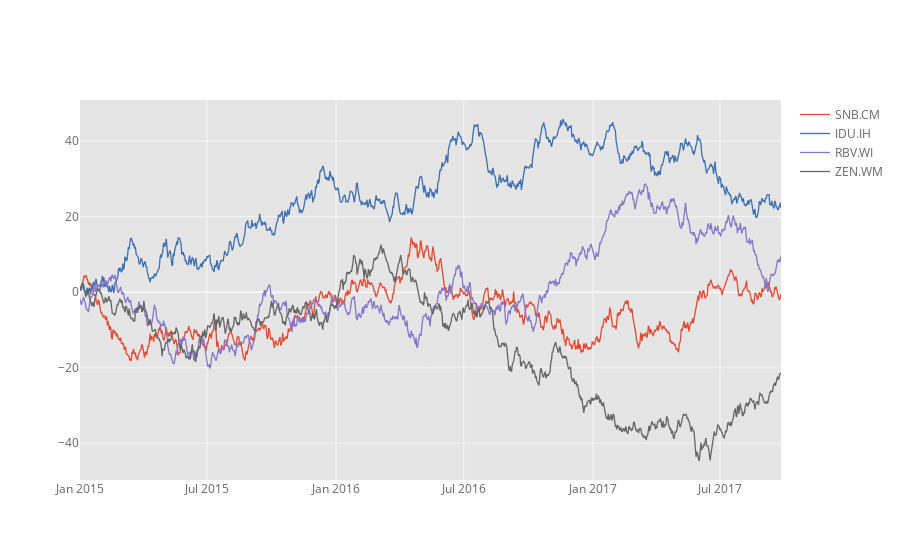

The code cell stored with this chart in its notebook:
### Code cell
# Generating 4 timeseries 
df=cf.datagen.lines(4,1000)
df.iplot()

### Figure 1 — Plotly figure (JSON) as saved in the notebook; plotly's stock layout.template omitted (floating-point values rounded to 4 significant figures; data arrays with more than 128 entries replaced by an {"elided": "..."} marker saying what was removed)
{"data": [{"line": {"color": "rgba(226, 74, 51, 1.0)", "dash": "solid", "shape": "linear", "width": 1.3}, "mode": "lines", "name": "SNB.CM", "text": "", "type": "scatter", "x": {"elided": "1000 str values"}, "y": {"elided": "1000 float values"}}, {"line": {"color": "rgba(62, 111, 176, 1.0)", "dash": "solid", "shape": "linear", "width": 1.3}, "mode": "lines", "name": "IDU.IH", "text": "", "type": "scatter", "x": {"elided": "1000 str values"}, "y": {"elided": "1000 float values"}}, {"line": {"color": "rgba(132, 118, 202, 1.0)", "dash": "solid", "shape": "linear", "width": 1.3}, "mode": "lines", "name": "RBV.WI", "text": "", "type": "scatter", "x": {"elided": "1000 str values"}, "y": {"elided": "1000 float values"}}, {"line": {"color": "rgba(101, 101, 101, 1.0)", "dash": "solid", "shape": "linear", "width": 1.3}, "mode": "lines", "name": "ZEN.WM", "text": "", "type": "scatter", "x": {"elided": "1000 str values"}, "y": {"elided": "1000 float values"}}], "layout": {"legend": {"bgcolor": "#FFFFFF", "font": {"color": "#666666"}}, "paper_bgcolor": "#FFFFFF", "plot_bgcolor": "#E5E5E5", "title": {"font": {"color": "#151516"}}, "xaxis": {"gridcolor": "#F6F6F6", "showgrid": true, "tickfont": {"color": "#666666"}, "title": {"font": {"color": "#666666"}, "text": ""}, "zerolinecolor": "#F6F6F6"}, "yaxis": {"gridcolor": "#F6F6F6", "showgrid": true, "tickfont": {"color": "#666666"}, "title": {"font": {"color": "#666666"}, "text": ""}, "zerolinecolor": "#F6F6F6"}}}
